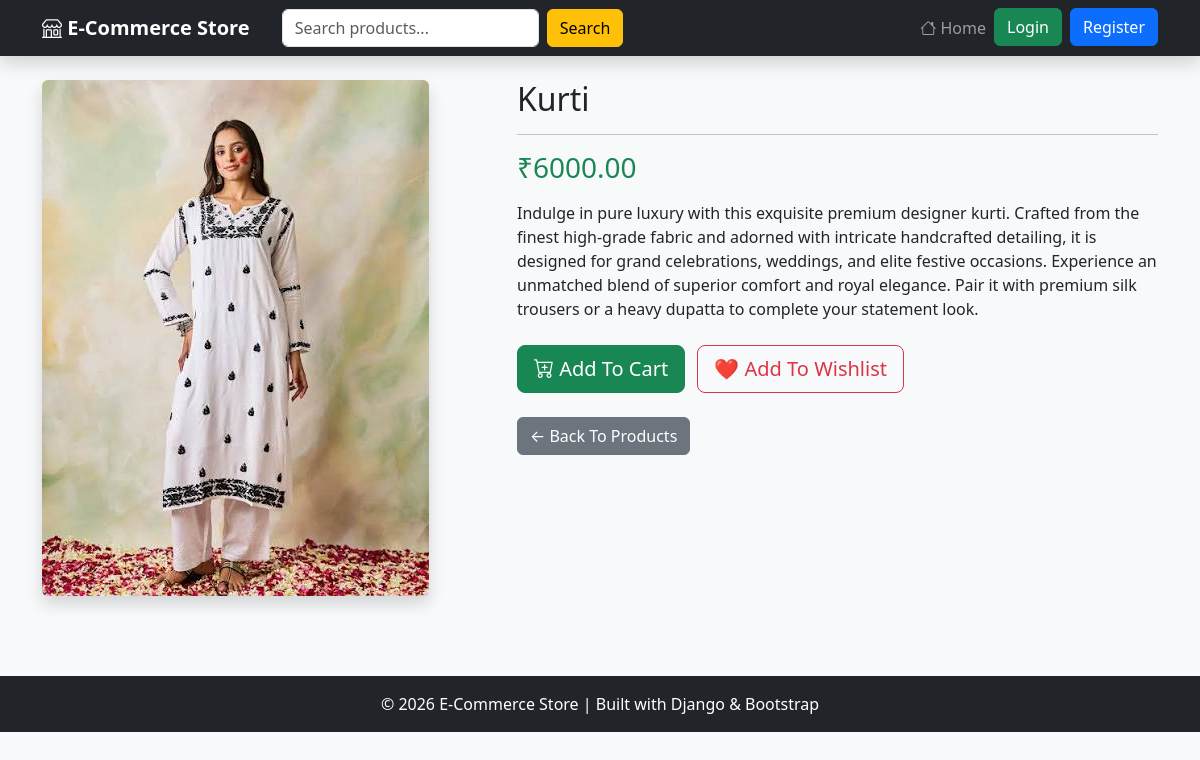
Page /product/3/ on the committed database.
### store/models.py (models this page shows, shortened)
class Product(models.Model):
    category = models.ForeignKey(Category, on_delete=models.CASCADE)
    name = models.CharField(max_length=200)
    price = models.DecimalField(max_digits=10, decimal_places=2)
    description = models.TextField()
    image = models.ImageField(
        upload_to='products/',
        blank=True,
        null=True
    )

### store/views.py (the view)
# urls.py: path('product/<int:id>/', views.product_detail, name='product_detail'),
def product_detail(request, id):
    product = get_object_or_404(Product, id=id)
    return render(request, 'store/product_detail.html', {'product': product})

### store/templates/store/product_detail.html (shortened to what this page needs)
{% extends 'store/base.html' %}
{% block content %}
<div class="row">
    <div class="col-md-5">
        {% if product.image %}
            <img src="{{ product.image.url }}"
                 class="img-fluid rounded shadow"
                 alt="{{ product.name }}">
        {% else %}
            <img src="https://via.placeholder.com/500x400"
                 class="img-fluid rounded shadow"
                 alt="No Image">
        {% endif %}
    </div>
    <div class="col-md-7">
        <h2>{{ product.name }}</h2>
        <hr>
        <h3 class="text-success">
            ₹{{ product.price }}
        </h3>
        <p class="mt-3">
            {{ product.description }}
        </p>
        <div class="mt-4">
            <a href="{% url 'add_to_cart' product.id %}"
               class="btn btn-success btn-lg me-2">
                <i class="bi bi-cart-plus"></i>
                Add To Cart
            </a>
            <a href="{% url 'add_to_wishlist' product.id %}"
               class="btn btn-outline-danger btn-lg">
                ❤️ Add To Wishlist
            </a>
        </div>
        <div class="mt-4">
            <a href="/"
               class="btn btn-secondary">
                ← Back To Products
            </a>
        </div>
    </div>
</div>
{% endblock %}

### store/templates/store/base.html (style rules this page uses)
body { background-color:#f8f9fa; }

### rows in the picture
Product: image (picture), name "Kurti", price "6000.00", description "Indulge in pure luxury with this exquisite premium designer kurti. Crafted from the finest high-grade fabric and adorned with intricate handcrafted detailing, it is designed for grand celebrations, weddings, and elite festive occasions. Experience an unmatched blend of superior comfort and royal elegance. Pair it with premium silk trousers or a heavy dupatta to complete your statement look."
